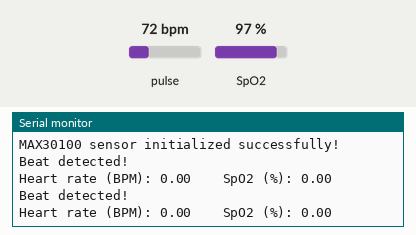
This sketch was run on a simulated ESP32. Shown: the last lines printed to the serial monitor. The test bench sets the inputs (shaded band); at power-on: pulse 72 bpm, SpO2 97 %. WiFi joins after 1.5 s; servers stay silent unless stated.

Above: at 3.2 s.
3.3 s: pulse set to 42 bpm
At 4.7 s:
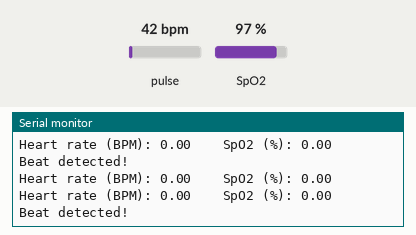
4.8 s: SpO2 set to 80 %
At 5.6 s:
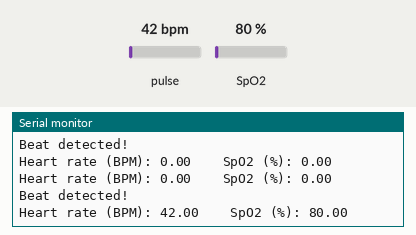
6.3 s: pulse set to 70 bpm
At 9.8 s:
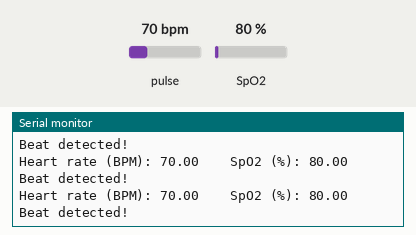
Timing chart, 0 to 11.3 s (numbered marks = the images above; inputs shaded):
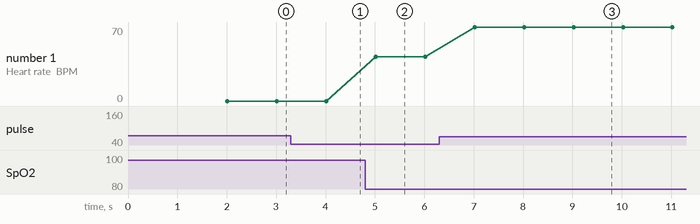

The sketch:

sketch_nov07a.ino
```cpp
#include <WiFi.h>
#include <WebServer.h>
#include <Wire.h>
#include "MAX30100_PulseOximeter.h"

#define WIFI_SSID "Your Wi-Fi Name"         // Your Wi-Fi SSID
#define WIFI_PASSWORD "Wi-Fi Password"       // Your Wi-Fi Password
#define REPORTING_PERIOD_MS 1000       // Report every 1 second

PulseOximeter pox;
float pulseRate = 0.0;
float bloodOxygen = 0.0;
WebServer server(80);                  // Start server on port 80
uint32_t tsLastReport = 0;

void onBeatDetected() {
    Serial.println("Beat detected!");
}

// Serve pulse and oxygen data as JSON
void handleRoot() {
    String jsonResponse = "{\"pulse_rate\":" + String(pulseRate) + ",\"blood_oxygen\":" + String(bloodOxygen) + "}";
    server.send(200, "application/json", jsonResponse);
}

void setup() {
    Serial.begin(115200);
    Serial.println("Initializing...");

    // Connect to Wi-Fi
    WiFi.begin(WIFI_SSID, WIFI_PASSWORD);
    Serial.print("Connecting to WiFi...");
    while (WiFi.status() != WL_CONNECTED) {
        delay(1000);
        Serial.print(".");
    }
    Serial.println("\nConnected to WiFi! IP address: ");
    Serial.println(WiFi.localIP());

    // Initialize the PulseOximeter instance
    if (!pox.begin()) {
        Serial.println("Failed to initialize MAX30100 sensor!");
        while (1);
    } else {
        Serial.println("MAX30100 sensor initialized successfully!");
    }

    // Set IR LED current for heart rate/SpO2 sensing
    pox.setIRLedCurrent(MAX30100_LED_CURR_7_6MA);
    pox.setOnBeatDetectedCallback(onBeatDetected);

    // Start the server and define the root URL
    server.on("/", handleRoot);
    server.begin();
}

void loop() {
    // Update the sensor readings
    pox.update();

    // Report the readings every second
    if (millis() - tsLastReport > REPORTING_PERIOD_MS) {
        pulseRate = pox.getHeartRate();
        bloodOxygen = pox.getSpO2();

        // Print readings to Serial Monitor
        Serial.print("Heart rate (BPM): ");
        Serial.print(pulseRate);
        Serial.print("    SpO2 (%): ");
        Serial.println(bloodOxygen);

        tsLastReport = millis();
    }

    // Handle incoming client requests
    server.handleClient();
}
```

Measured:
- after the input at 4.8 s, the serial monitor: prints a new line after 0.21 s (image 2)
- after the input at 6.3 s, the serial monitor: prints a new line after 0.72 s (image 3)
- plotted number 1: 42 → 70 after the input at 6.3 s
